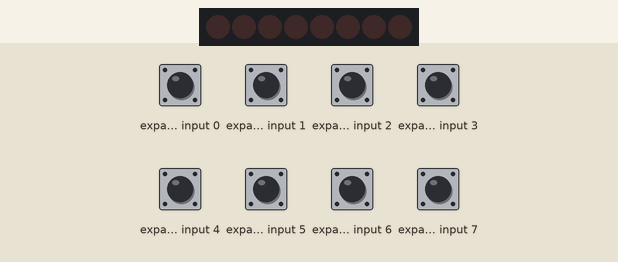
The sketch below on a simulated Arduino Nano, built with avr-gcc and run on an emulated ATmega328P. Parts: 8 port-expander outputs drawn as a row of LEDs (first output left, lit = HIGH). Wiring (inferred from the names in the program): PCF8574 port expander at I2C address 0x20. Wiring (inferred from the signals the program sends): row of LEDs: on Q0, Q1, Q2, Q3, Q4, Q5, Q6, Q7. The inputs (shaded band) are chosen by the test bench; at power-on: expander input 0–7 HIGH. What the sketch prints to the serial monitor is not drawn.

Above: at 0.05 s.
At 0.45 s:
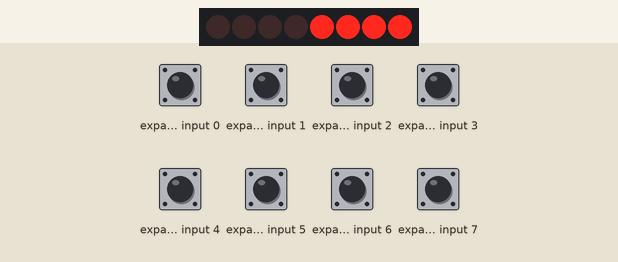
At 0.85 s:
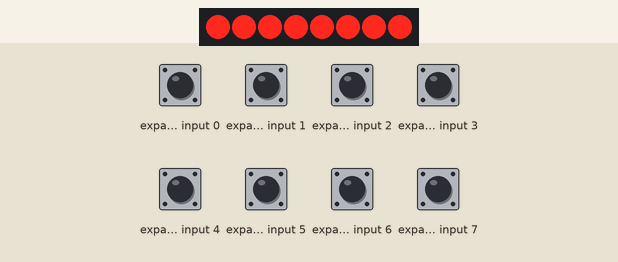
At 1.75 s:
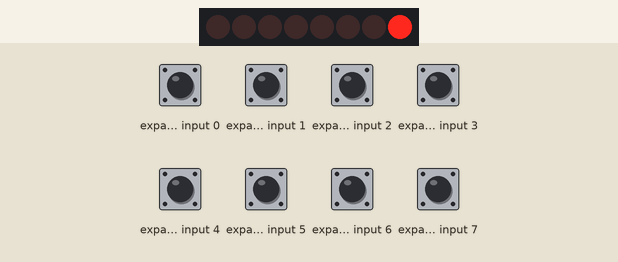
At 2.65 s:
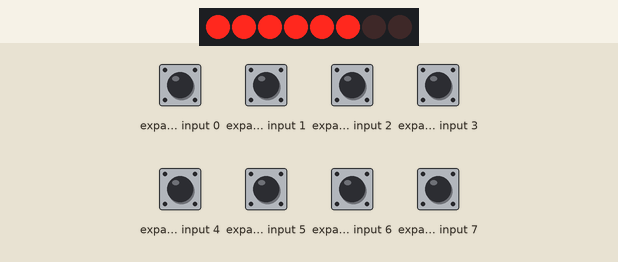
At 3.55 s:
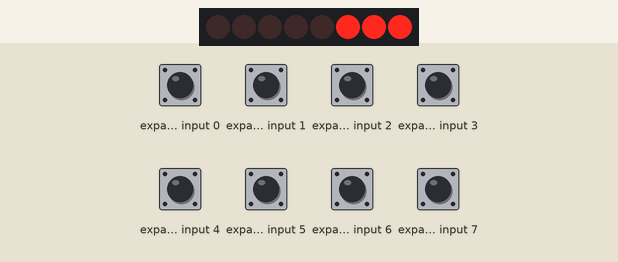
Timing chart, 0 to 3.9 s (numbered marks = the images above):
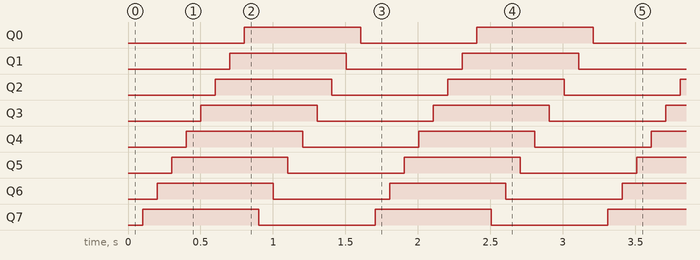

The sketch:

35_wire_pcf8574.ino
```cpp
/* Der pcf8574 Port Expander kann auch mit der Wire-Library
   angesteuert werden. Auf die Ports P0 - P7 muss lediglich
   ein Byte geschrieben werden, das die Ausgänge auf HIGH bzw.
   LOW setzt. Der Status der Ports lässt sich durch lesen
   eines Bytes aus dem Port-Expander ermitteln.
*/
#include <Wire.h>
#define DEVICE_ADDRESS  0x20

byte bytearray[] =   { 0x00, // 0
                       0x80, // 1
                       0xC0, // 2
                       0xE0, // 3
                       0xF0, // 4
                       0xF8, // 5
                       0xFC, // 6
                       0xFE, // 7
                       0xFF};// 8

void setup() {
  // put your setup code here, to run once:
  Serial.begin(9600);
  Wire.begin();
  Wire.beginTransmission(DEVICE_ADDRESS);
  Wire.requestFrom(DEVICE_ADDRESS,1);
  byte val = Wire.read();
  //Wire.endTransmission(); not required, see https://github.com/Koepel/How-to-use-the-Arduino-Wire-library/wiki/Common-mistakes
  Serial.print("Status :");
  Serial.println(val, BIN);
}

void loop() {
  // put your main code here, to run repeatedly:
  for (int i; i <= 7; i++) {
    i2c_write(~bytearray[i]);
    delay(100);
  }
  for (int i; i <= 7; i++) {
    i2c_write(bytearray[i]);
    delay(100);
  }
}

void i2c_write(uint8_t val) {
  Wire.beginTransmission(DEVICE_ADDRESS);
  Wire.write(val);
  Wire.endTransmission();
}
```

Measured:
- by itself, Q0–7: alternates HIGH for 0.80 s and LOW for 0.80 s
- by itself, everything shown: repeats every 1.6 s, in 16 steps
